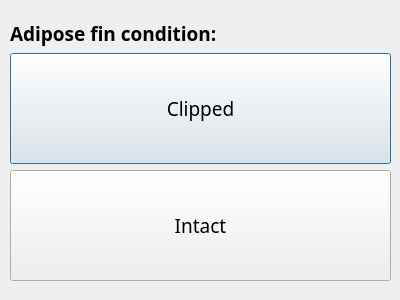
<?xml version="1.0" encoding="UTF-8"?>
<ui version="4.0">
 <class>adiposeCondition</class>
 <widget class="QDialog" name="adiposeCondition">
  <property name="geometry">
   <rect>
    <x>0</x>
    <y>0</y>
    <width>400</width>
    <height>300</height>
   </rect>
  </property>
  <property name="windowTitle">
   <string>Dialog</string>
  </property>
  <widget class="QWidget" name="verticalLayoutWidget">
   <property name="geometry">
    <rect>
     <x>10</x>
     <y>20</y>
     <width>381</width>
     <height>261</height>
    </rect>
   </property>
   <layout class="QVBoxLayout" name="verticalLayout">
    <item>
     <widget class="QLabel" name="label">
      <property name="font">
       <font>
        <family>Arial Black</family>
        <pointsize>14</pointsize>
        <weight>75</weight>
        <bold>true</bold>
       </font>
      </property>
      <property name="text">
       <string>Adipose fin condition: </string>
      </property>
     </widget>
    </item>
    <item>
     <widget class="QPushButton" name="intact">
      <property name="sizePolicy">
       <sizepolicy hsizetype="Minimum" vsizetype="MinimumExpanding">
        <horstretch>0</horstretch>
        <verstretch>0</verstretch>
       </sizepolicy>
      </property>
      <property name="minimumSize">
       <size>
        <width>165</width>
        <height>50</height>
       </size>
      </property>
      <property name="font">
       <font>
        <family>Arial Black</family>
        <pointsize>14</pointsize>
       </font>
      </property>
      <property name="text">
       <string>Clipped</string>
      </property>
     </widget>
    </item>
    <item>
     <widget class="QPushButton" name="clipped">
      <property name="sizePolicy">
       <sizepolicy hsizetype="Minimum" vsizetype="MinimumExpanding">
        <horstretch>0</horstretch>
        <verstretch>0</verstretch>
       </sizepolicy>
      </property>
      <property name="minimumSize">
       <size>
        <width>165</width>
        <height>50</height>
       </size>
      </property>
      <property name="font">
       <font>
        <family>Arial Black</family>
        <pointsize>14</pointsize>
       </font>
      </property>
      <property name="text">
       <string>Intact</string>
      </property>
     </widget>
    </item>
   </layout>
  </widget>
 </widget>
 <resources/>
 <connections/>
</ui>
